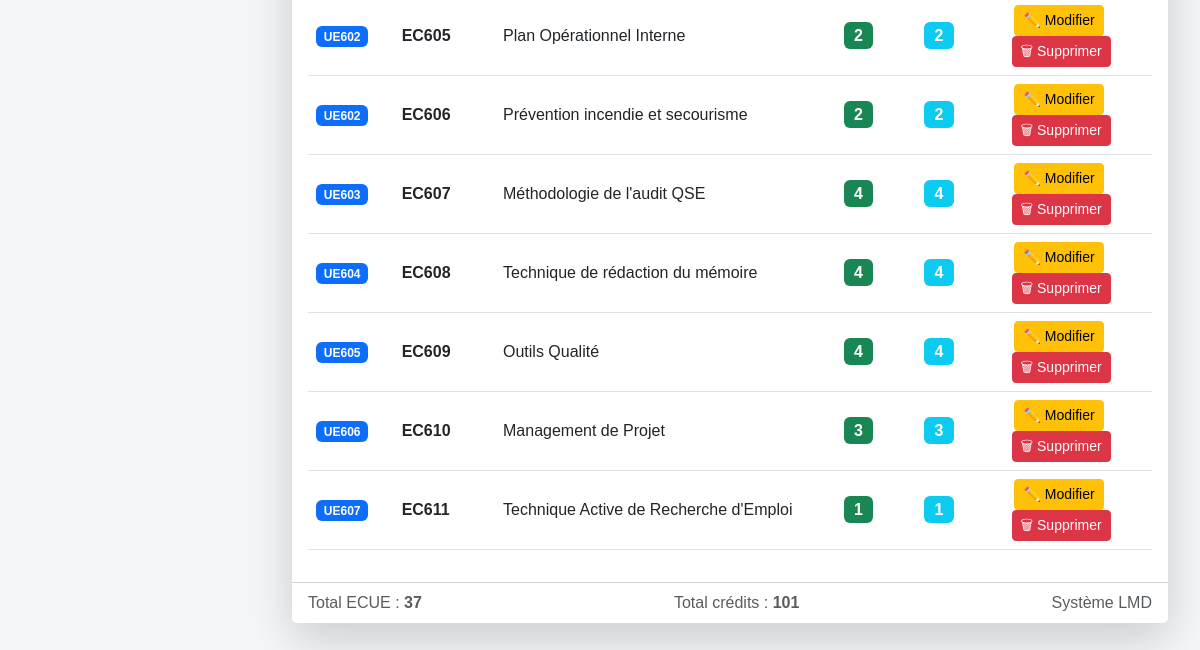
Before: /lmd/ecue/ (lower part) with the older database file.
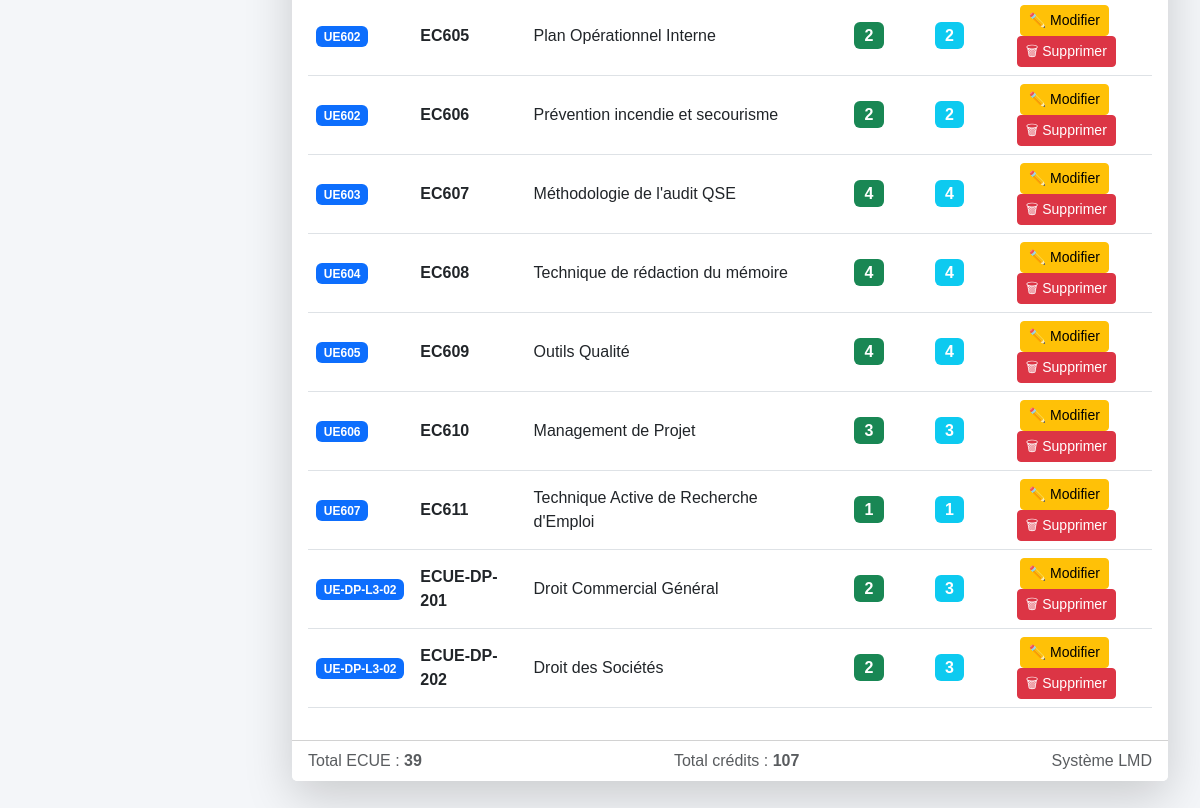
After: the same page with the newer database file.
### lmd/models.py (models this page shows, shortened)
class ECUE(models.Model):
    ue = models.ForeignKey(
        UE,
        on_delete=models.CASCADE,
        related_name='ecues'
    )
    code = models.CharField(max_length=20)
    libelle = models.CharField(max_length=200)
    coefficient = models.IntegerField(default=1)
    credit = models.IntegerField(default=1)

class UE(models.Model):
    code = models.CharField(max_length=20)
    libelle = models.CharField(max_length=200)
    credit = models.IntegerField()
    filiere = models.ForeignKey(
    "FiliereLMD",
    null=True,
    blank=True,
    on_delete=models.PROTECT,
    )
    grande_unite = models.ForeignKey(
    "GrandeUnite",
    on_delete=models.PROTECT,
    related_name="ues",
    null=True,
    blank=True
    )
    semestre = models.CharField(max_length=5)

### lmd/views.py (the view)
# urls.py: path('ecue/', views.ecue_list, name='ecue_list'),
def ecue_list(request):
    ue_id = request.GET.get("ue")
    ecues = ECUE.objects.select_related("ue").all()
    if ue_id:
        ecues = ecues.filter(ue_id=ue_id)
    total_credits = ecues.aggregate(
     total=Sum("credit")
     )["total"] or 0
    return render(request, "lmd/ecue/list.html", {
        "ecues": ecues,
        "ues": UE.objects.all(),
        "ue_selected": ue_id,
        "total_credits": total_credits,
    })

### lmd/templates/lmd/ecue/list.html (shortened to what this page needs)
{% extends "base.html" %}
{% block content %}
<div class="container-fluid py-4">
    <div class="card border-0 shadow-lg">
        <div class="card-body">
            <div class="table-responsive">
                <table class="table table-hover align-middle">
                    <tbody>
                        {% for e in ecues %}
                        <tr>
                            <td>
                                <span class="badge bg-primary">
                                    {{ e.ue.code }}
                                </span>
                            </td>
                            <td>
                                <strong>{{ e.code }}</strong>
                            </td>
                            <td>
                                {{ e.libelle }}
                            </td>
                            <td class="text-center">
                                <span class="badge bg-success fs-6">
                                    {{ e.coefficient }}
                                </span>
                            </td>
                            <td class="text-center">
                                <span class="badge bg-info fs-6">
                                    {{ e.credit }}
                                </span>
                            </td>
                            <td class="text-center">
                                <a href="{% url 'ecue_edit' e.id %}"
                                   class="btn btn-warning btn-sm me-1">
                                    ✏️ Modifier
                                </a>
                                <a href="{% url 'ecue_delete' e.id %}"
                                   class="btn btn-danger btn-sm">
                                    🗑 Supprimer
                                </a>
                            </td>
                        </tr>
                        {% endfor %}
                    </tbody>
                </table>
            </div>
        </div>
        <div class="card-footer bg-white">
            <div class="d-flex justify-content-between align-items-center">
                <span class="text-muted">
                    Total ECUE : <strong>{{ ecues|length }}</strong>
                </span>
                <span class="text-muted">
                    Total crédits :
                    <strong>{{ total_credits|default:"0" }}</strong>
                </span>
                <span class="text-muted">
                    Système LMD
                </span>
            </div>
        </div>
    </div>
</div>
{% endblock %}

Changed rows visible on the page:
added ECUE: ue.code "UE-DP-L3-02", code "ECUE-DP-201", libelle "Droit Commercial Général", coefficient "2", credit "3"
added ECUE: ue.code "UE-DP-L3-02", code "ECUE-DP-202", libelle "Droit des Sociétés", coefficient "2", credit "3"
Other visible differences:
{{ ecues|length }}: "37" → "39"
{{ total_credits|default:"0" }}: "101" → "107"
